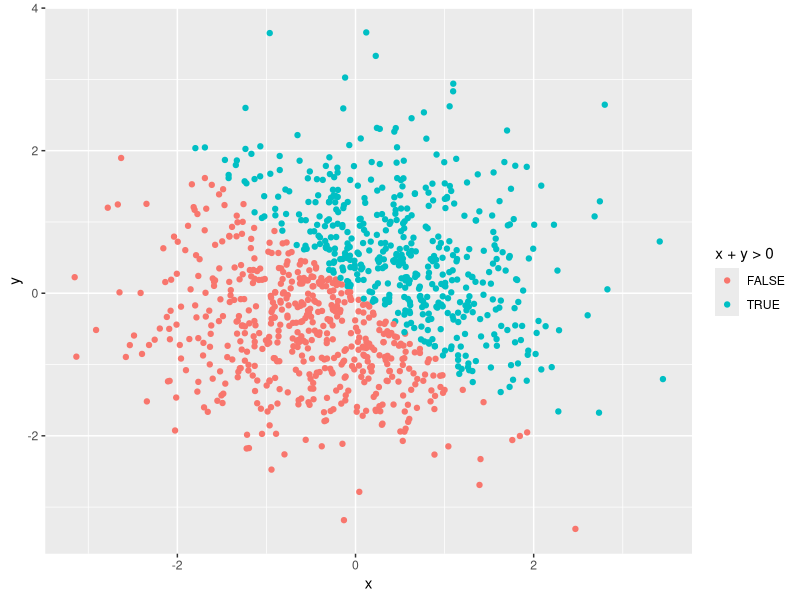
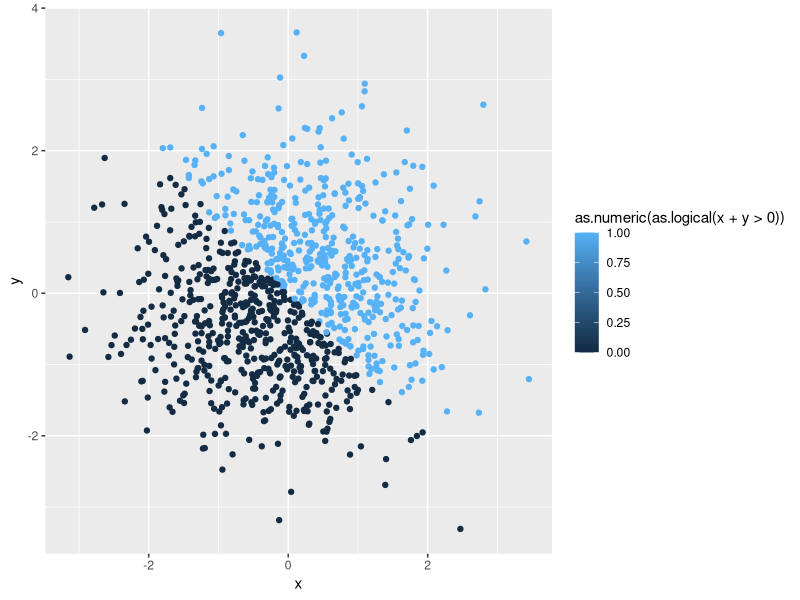
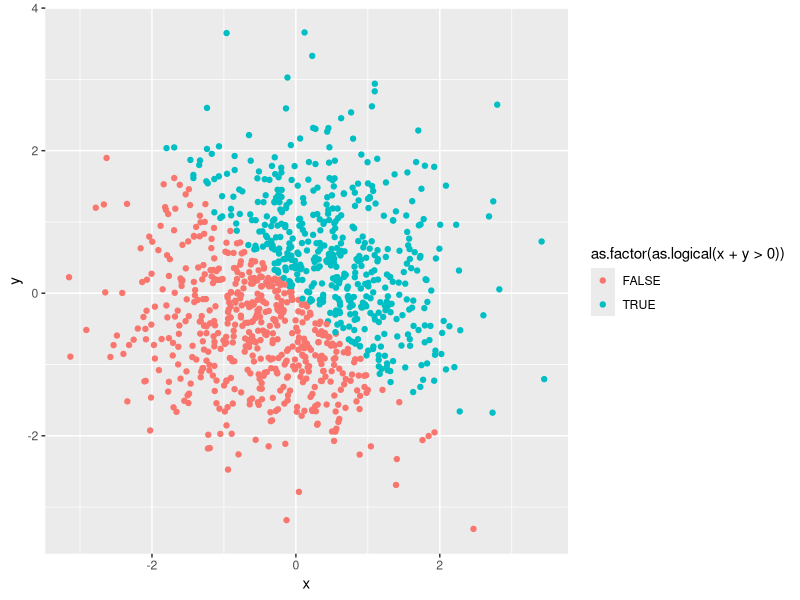

These figures' R source, in order:
## ---- chunk 1
knitr::opts_chunk$set(echo = TRUE)
library(tidyverse)
## ---- chunk 2
## A random sample of size 10 from a uniform [0,5] distribution
x = runif(10, min = 0, max = 5)
x
  
## A logical vector indicating whether elements of the sample are greater than 2
x > 2

## A (length-10) character vector
food <- c("I", "am", "very", "hungry", "would", "you", "like", "to", "go", "eat")

## A (length-10) factor vector
size <- c("Small", "Large", "Medium", "Medium", "Medium", "Large", "Small", "Large", "Large", "Medium")

## Creating a data frame comprised of the variables above
homework_df = tibble(
  vec_char = c("I", "am", "very", "hungry", "would", "you", "like", "to", "go", "eat"),
  vec_logical = c(x > 2),
  vec_factor = factor(c("Small", "Large", "Medium", "Medium", "Medium", "Large", "Small", "Large", "Large", "Medium"))
)

homework_df
## ---- chunk 3
## Mean of logical vector 
mean(x > 2)

## Mean of character vector
mean(food)

## Mean of factor vector
mean(size)

## Out of the 3 variables, only the logical vector was able to produce a mean (0.6). It did not work for character and factor vector because both are not numeric or logical. 
## ---- chunk 4
## Applying as.numeric function to logical, character, and factor variables
as.numeric(as.factor(size))

as.numeric(as.character(food))

as.numeric(as.logical(x > 2))
## ---- chunk 5
## Converting character variable from character to factor to numeric
as.numeric(as.factor(food))

## Converting factor variable from factor to character to numeric
as.numeric(as.character(size))

## When I tried to convert character variable from character to factor to numeric, I was able to make the conversion and the output was numeric. However, when I tried converting factor variable from factor to character to numeric, the output was all NA.
## ---- chunk 6
## Creating a data frame 
plot_df = tibble(
  x = rnorm(1000),
  y = rnorm(1000),
  x + y > 0,
  as.numeric(as.logical(x + y > 0)),
  as.factor(as.logical(x + y > 0))
)
plot_df
## ---- chunk 7
## Scatterplot of y vs x (using the logical variable)
ggplot(plot_df, aes(x = x, y = y)) + geom_point(aes(color = x + y > 0))

## Scatterplot of y vs x (using the numeric variable)
ggplot(plot_df, aes(x = x, y = y)) + geom_point(aes(color = as.numeric(as.logical(x + y > 0))))

## Scatterplot of y vs x (using the factor variable)
ggplot(plot_df, aes(x = x, y = y)) + geom_point(aes(color = as.factor(as.logical(x + y > 0))))

## The color scale for the first scatterplot using logical variable and the third scatterplot using factor variable consisted of two contrasting colors (red and blue) representing "true" or "false". The color scale for the second scatterplot using numeric variable, consisted of a blue gradient corresponding to values from 0.00 to 1.00.  
